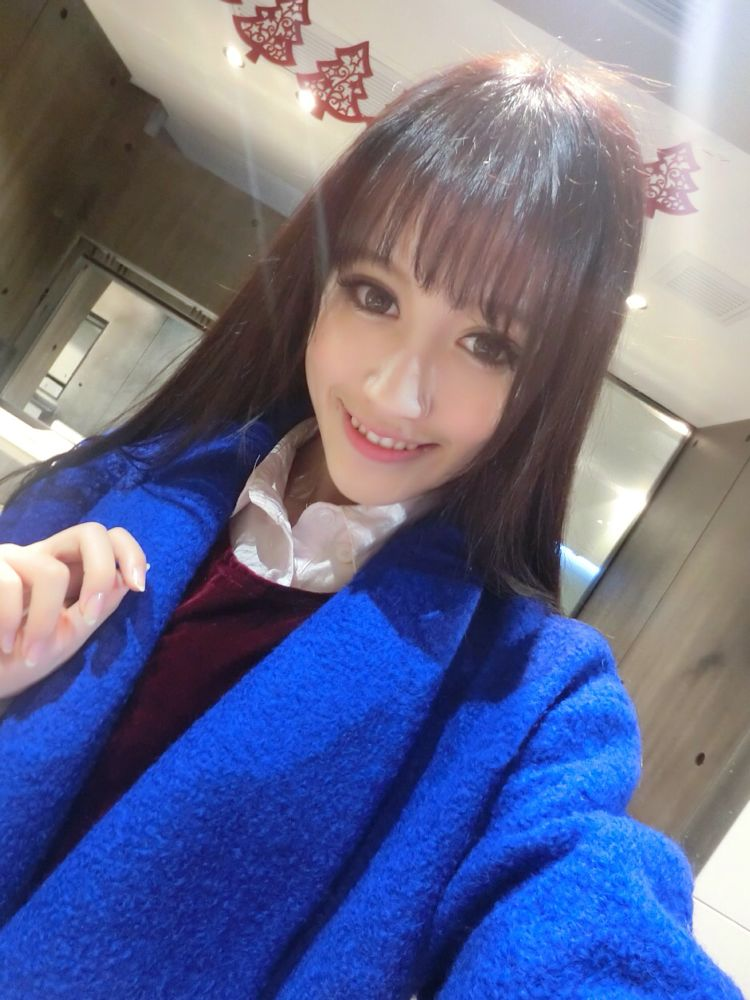
#> input picture data/mm1.jpg, 750 x 1000 px
$ python '004_矩形、圆形边界框.py'   (older library calls are emulated)
#> lines starting #> are read from the running program, lines starting #| are printed output that depends on the picture; after the words box and inside, x2 and y2 are one past the last pixel; in counts of white or black regions, pixels touching at a corner belong together
# coding:utf8

import cv2
import numpy as np
# 读入图像
img = cv2.imread("../data/mm1.jpg", cv2.IMREAD_UNCHANGED)
#> img is the input picture: shape (1000, 750, 3); mean B, G, R 142.1, 107.5, 102.9
# 转化为分别率更低的图像
img = cv2.pyrDown(img)
#> img: shape (500, 375, 3)

# 二值化，  黑白二值化
ret, thresh = cv2.threshold(
    cv2.cvtColor(img.copy(), cv2.COLOR_BGR2GRAY),  # 转换为灰度图像,
    127, 255,   # 大于127的改为255  否则改为0
    cv2.THRESH_BINARY)  # 黑白二值化
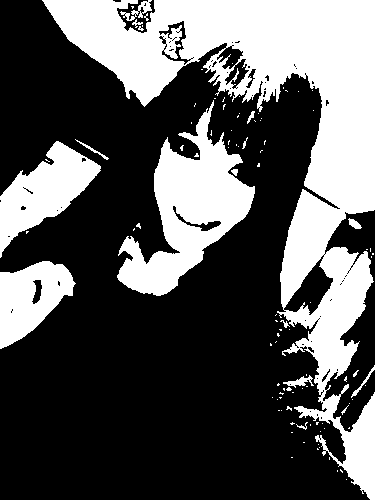
#> thresh: shape (500, 375); 34.5% white; 102 white regions (87 under 20 px)
"""
ret, dst = cv2.threshold(src, thresh, value, type)
参数:
    src: 原图像
    thresh: 阈值
    value: 新值 大于或小于阈值的值将赋新值
    type: 方法类型，有如下取值：
        cv2.THRESH_BINARY 黑白二值
        cv2.THRESH_BINARY_INV 黑白二值翻转
        cv2.THRESH_TRUNC 得到多像素值
        cv2.THRESH_TOZERO
        cv2.THRESH_TOZERO_INV
返回值：
    ret: 得到的阈值值
    dst: 阈值化后的图像
"""

# 搜索轮廓
image, contours, hierarchy = cv2.findContours(
    thresh,
    cv2.RETR_EXTERNAL,
    cv2.CHAIN_APPROX_SIMPLE)
#> contours = 100 contours, 89 with area under 20; largest, box (x1, y1, x2, y2) and area: (42, 0, 375, 500) 44482, (117, 100, 255, 296) 10753, (0, 141, 101, 258) 5025, (0, 261, 76, 349) 4024, (120, 0, 152, 21) 173
"""
cv.findContours()
    参数：
        1 要寻找轮廓的图像 只能传入二值图像，不是灰度图像
        2 轮廓的检索模式，有四种：
            cv2.RETR_EXTERNAL表示只检测外轮廓
            cv2.RETR_LIST检测的轮廓不建立等级关系
            cv2.RETR_CCOMP建立两个等级的轮廓，上面的一层为外边界，
                里面的一层为内孔的边界信息。
                如果内孔内还有一个连通物体，这个物体的边界也在顶层
            cv2.RETR_TREE建立一个等级树结构的轮廓
        3 轮廓的近似办法
            cv2.CHAIN_APPROX_NONE存储所有的轮廓点，
                相邻的两个点的像素位置差不超过1，
                即max（abs（x1-x2），abs（y2-y1））==1
            cv2.CHAIN_APPROX_SIMPLE压缩水平方向，垂直方向，对角线方向的元素，
                只保留该方向的终点坐标，例如一个矩形轮廓只需4个点来保存轮廓信息
    返回值:
        contours:一个列表，每一项都是一个轮廓， 不会存储轮廓所有的点，只存储能描述轮廓的点
        hierarchy:一个ndarray, 元素数量和轮廓数量一样，
            每个轮廓contours[i]对应4个hierarchy元素hierarchy[i][0] ~hierarchy[i][3]，
            分别表示后一个轮廓、前一个轮廓、父轮廓、内嵌轮廓的索引编号，如果没有对应项，则该值为负数
"""

for c in contours:

    x, y, w, h = cv2.boundingRect(c)
    """
    传入一个轮廓图像，返回 x y 是左上角的点， w和h是矩形边框的宽度和高度
    """
    cv2.rectangle(img, (x, y), (x+w, y+h), (0, 255, 0), 2)
    """
    画出矩形
        img 是要画出轮廓的原图
        (x, y) 是左上角点的坐标
        (x+w, y+h) 是右下角的坐标
        0,255,0）是画线对应的rgb颜色
        2 是画出线的宽度
    """

    # 获得最小的矩形轮廓 可能带旋转角度
    rect = cv2.minAreaRect(c)
    # 计算最小区域的坐标
    box = cv2.boxPoints(rect)
    # 坐标规范化为整数
    box = np.int0(box)
    # 画出轮廓
    cv2.drawContours(img, [box], 0, (0, 0, 255), 3)

    # 计算最小封闭圆形的中心和半径
    (x, y), radius = cv2.minEnclosingCircle(c)
    # 转换成整数
    center = (int(x), int(y))
    radius = int(radius)
    # 画出圆形
    img = cv2.circle(img, center, radius, (0, 255, 0), 2)
#> this loop made 100 passes
#> (w, h, rect, box, radius) on passes 1, 5, 7, 8, 9, 10: (1, 1, ((346, 479), (0, 0), -90), [[346, 479], [346, 479], [346, 479], [346, 479]], 0), (2, 1, ((291.5, 457), (0, 1), -90), [[292, 457], [291, 457], [291, 457], [292, 457]], 0), (1, 1, ((319, 447), (0, 0), -90), [[319, 447], [319, 447], [319, 447], [319, 447]], 0), (1, 1, ((318, 444), (0, 0), -90), [[318, 444], [318, 444], [318, 444], [318, 444]], 0), (2, 1, ((303.5, 442), (0, 1), -90), [[304, 442], [303, 442], [303, 442], [304, 442]], 0), (2, 1, ((291.5, 432), (0, 1), -90), [[292, 432], [291, 432], [291, 432], [292, 432]], 0)
#> (w, h, rect, box, radius, center) on passes 17, 21, 22, 32, 35: (12, 8, ((302.1, 426.2), (11.18, 6.67), -11.31), [[297, 430], [296, 424], [306, 421], [308, 428]], 5, (301, 424)), (6, 5, ((288.8, 407.9), (3.33, 5.1), -78.69), [[291, 410], [286, 409], [286, 405], [291, 406]], 2, (288, 408)), (8, 10, ((345, 409.5), (10.61, 2.12), -45), [[342, 414], [340, 412], [348, 405], [349, 406]], 5, (345, 409)), (6, 4, ((288.5, 389), (3.54, 3.54), -45), [[288, 391], [286, 389], [288, 386], [291, 389]], 2, (288, 389)), (3, 3, ((277.8, 384.3), (2.12, 1.41), -45), [[277, 385], [276, 384], [278, 383], [279, 384]], 1, (277, 384))
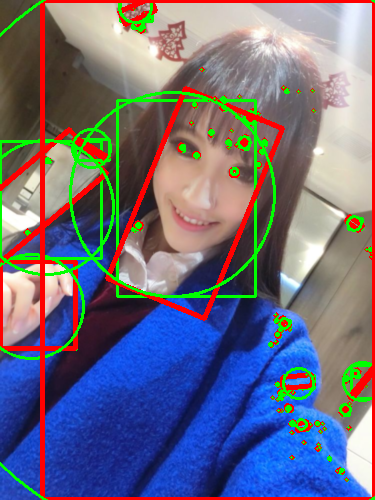
#> img: shape (500, 375, 3); mean B, G, R 126.4, 108.2, 109.3

# 画出轮廓
cv2.drawContours(img, contours, -1, (255, 0, 0), 1)
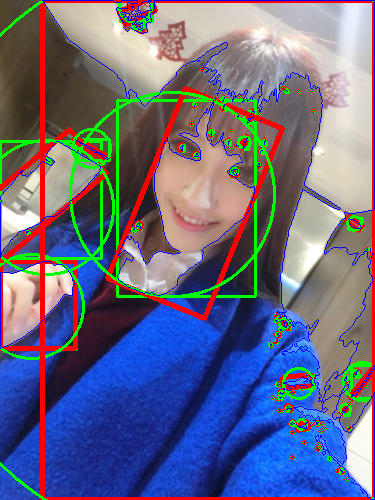
#> img: shape (500, 375, 3); 2.6% of pixels changed, all inside (x1, y1, x2, y2) = (0, 0, 375, 500)
cv2.imshow("contours", img)
cv2.waitKey()
cv2.destroyAllWindows()
